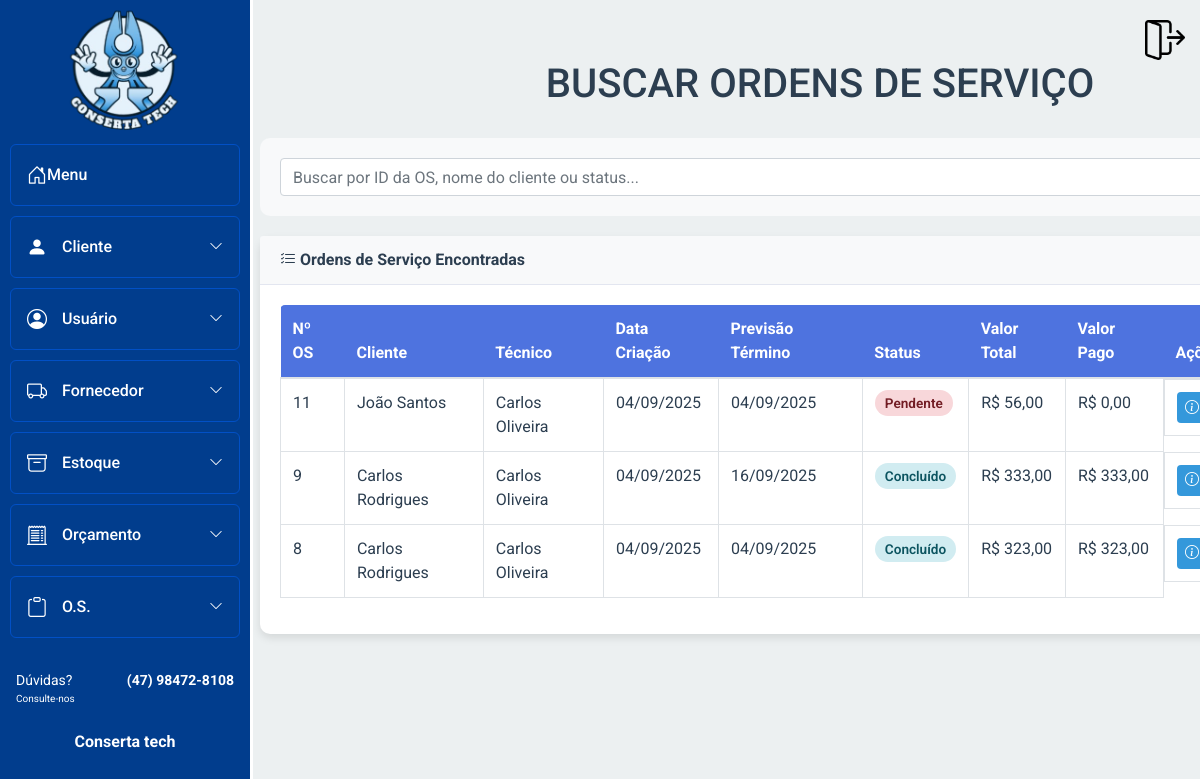
The app's page /Sistema_Conserta_Tech/Ordem_servico/buscar_os.php (signed in) with its own data.
### tables this page shows
CREATE TABLE `ordens_servico` (
  `id` int(11) NOT NULL,
  `id_cliente` int(11) NOT NULL,
  `id_usuario` int(11) NOT NULL,
  `data_termino` date DEFAULT NULL,
  `status` varchar(20) DEFAULT 'aberto',
  `observacoes` text DEFAULT NULL,
  `data_criacao` timestamp NOT NULL DEFAULT current_timestamp()
);

CREATE TABLE `cliente` (
  `id_cliente` int(11) NOT NULL,
  `id_usuario` int(11) NOT NULL,
  `email` varchar(100) DEFAULT NULL,
  `cpf` varchar(18) DEFAULT NULL,
  `nome` varchar(40) DEFAULT NULL,
  `observacao` varchar(255) DEFAULT NULL,
  `data_nasc` date DEFAULT NULL,
  `data_cad` date DEFAULT NULL,
  `sexo` enum('M','F') DEFAULT NULL,
  `cep` varchar(10) DEFAULT NULL,
  `logradouro` varchar(80) DEFAULT NULL,
  `tipo` varchar(20) DEFAULT NULL,
  `complemento` varchar(15) DEFAULT NULL,
  `numero` int(11) DEFAULT NULL,
  `cidade` varchar(30) DEFAULT NULL,
  `telefone` varchar(18) DEFAULT NULL,
  `uf` varchar(2) DEFAULT NULL,
  `bairro` varchar(20) DEFAULT NULL,
  `inativo` tinyint(4) DEFAULT 0
);

CREATE TABLE `usuario` (
  `id_usuario` int(11) NOT NULL,
  `id_perfil` int(11) NOT NULL,
  `nome` varchar(50) NOT NULL,
  `cpf` varchar(15) DEFAULT NULL,
  `username` varchar(30) NOT NULL,
  `email` varchar(100) NOT NULL,
  `senha` varchar(255) NOT NULL,
  `data_cad` date DEFAULT NULL,
  `data_nasc` date DEFAULT NULL,
  `sexo` enum('M','F','O') DEFAULT NULL,
  `cep` varchar(10) DEFAULT NULL,
  `logradouro` varchar(80) DEFAULT NULL,
  `tipo` varchar(20) DEFAULT NULL,
  `complemento` varchar(15) DEFAULT NULL,
  `numero` int(11) DEFAULT NULL,
  `cidade` varchar(30) DEFAULT NULL,
  `uf` varchar(2) DEFAULT NULL,
  `bairro` varchar(20) DEFAULT NULL,
  `telefone` varchar(18) DEFAULT NULL,
  `inativo` tinyint(4) DEFAULT 0,
  `senha_temporaria` tinyint(4) DEFAULT 0
);

### Sistema_Conserta_Tech/Ordem_servico/buscar_os.php (the view, shortened to what this page needs)
<?php
require_once '../Conexao/conexao.php';
$search = isset($_GET['search']) ? trim($_GET['search']) : '';
$ordens_servico = [];
function safe_html($value) {
    return $value !== null ? htmlspecialchars($value) : '';
}
try {
    $sql = "SELECT os.id, os.data_criacao, os.data_termino, os.status,
                   c.nome as cliente_nome, c.id_cliente, c.telefone as cliente_telefone,
                   u.nome as tecnico_nome, u.id_usuario,
                   COALESCE(SUM(s.valor), 0) as valor_total,
                   COALESCE(SUM(p.valor_total), 0) as valor_pago,
                   os.observacoes
            FROM ordens_servico os
            INNER JOIN cliente c ON os.id_cliente = c.id_cliente
            INNER JOIN usuario u ON os.id_usuario = u.id_usuario
            LEFT JOIN equipamentos_os e ON os.id = e.id_os
            LEFT JOIN servicos_os s ON e.id = s.id_equipamento
            LEFT JOIN pagamento p ON os.id = p.id_os";
    $sql .= " GROUP BY os.id ORDER BY os.data_criacao DESC";
    $stmt = $pdo->prepare($sql);
    $stmt->execute();
    $ordens_servico = $stmt->fetchAll();
} catch (PDOException $e) {
    echo "Erro ao buscar OS: " . $e->getMessage();
}
?>
<!DOCTYPE html>
<html lang="pt-BR">
<head>
    <link rel="stylesheet" href="../bootstrap/css/bootstrap.min.css">
    <link rel="stylesheet" href="https://cdn.jsdelivr.net/npm/bootstrap-icons@1.10.3/font/bootstrap-icons.css" />
    <link rel="stylesheet" href="../Menu_lateral/css-home-bar.css" />
    <link rel="stylesheet" href="https://cdn.jsdelivr.net/npm/notyf@3/notyf.min.css">
</head>
<body>
    <div class="container">
        <h1>BUSCAR ORDENS DE SERVIÇO</h1>
        <?php include("../Menu_lateral/menu.php"); ?>
        <div class="search-section">
            <form method="GET" action="">
                <div class="search-container">
                    <input type="text" name="search" class="form-control search-input"
                           placeholder="Buscar por ID da OS, nome do cliente ou status..."
                           value="<?= safe_html($search) ?>">
                </div>
            </form>
        </div>
        <div class="card">
            <div class="card-header">
                <i class="bi bi-list-check"></i> Ordens de Serviço Encontradas
            </div>
            <div class="card-body">
                <div class="table-responsive">
                    <table class="table table-bordered table-hover" width="100%" cellspacing="0">
                        <thead>
                            <tr>
                                <th>Nº OS</th>
                                <th>Cliente</th>
                                <th>Técnico</th>
                                <th>Data Criação</th>
                                <th>Previsão Término</th>
                                <th>Status</th>
                                <th>Valor Total</th>
                                <th>Valor Pago</th>
                                <th>Ações</th>
                            </tr>
                        </thead>
                        <tbody>
                            <?php if (count($ordens_servico) > 0): ?>
                                <?php foreach ($ordens_servico as $os):
                                    $status_class = '';
                                    switch ($os['status']) {
                                        case 'Pendente':
                                            $status_class = 'status-pendente';
                                            break;
                                        case 'Concluído':
                                            $status_class = 'status-concluido';
                                            break;
                                    }
                                ?>
                                <tr>
                                    <td><?= $os['id'] ?></td>
                                    <td><?= safe_html($os['cliente_nome']) ?></td>
                                    <td><?= safe_html($os['tecnico_nome']) ?></td>
                                    <td><?= date('d/m/Y', strtotime($os['data_criacao'])) ?></td>
                                    <td><?= $os['data_termino'] ? date('d/m/Y', strtotime($os['data_termino'])) : 'N/A' ?></td>
                                    <td><span class="status-badge <?= $status_class ?>"><?= $os['status'] ?></span></td>
                                    <td>R$ <?= number_format($os['valor_total'], 2, ',', '.') ?></td>
                                    <td>R$ <?= number_format($os['valor_pago'], 2, ',', '.') ?></td>
                                    <td class="actions">
                                        <button class="btn btn-info btn-sm btn-detalhes" onclick="abrirModalDetalhes(<?= $os['id'] ?>)">
                                            <i class="bi bi-info-circle"></i> Detalhes
                                        </button>
                                    </td>
                                </tr>
                                <?php endforeach; ?>
                            <?php endif; ?>
                        </tbody>
                    </table>
                </div>
            </div>
        </div>
    </div>
</body>
</html>

### Sistema_Conserta_Tech/Menu_lateral/menu.php (shortened to what this page needs)
<div id="menu-container">
  <button class="sair" title="sair da conta">
    <img src="../img/logout.png" alt="Sair">
  </button>
  <nav class="menu-lateral">
    <div class="top-menu">
      <ul>
        <button class="fixar-menu" id="fixar_menu">
          <img src="../img/techinho.png" alt="">
        </button>
        <li class="item-menu">
          <a href="../Principal/main.php" class="menu-link">
            <span class="icon"><i class="bi bi-house-door"></i></span>
            <span class="txt-link">Menu</span>
          </a>
        </li>
        <li class="item-menu">
          <a href="#" id="cliente" class="menu-link">
            <span class="icon"><i class="bi bi-person-fill"></i></span>
            <div class="txt-link-container">
              <span class="txt-link">Cliente</span>
              <i class="bi bi-chevron-down"></i>
            </div>
          </a>
        </li>
        <li class="item-menu">
          <a href="#" id="usuario" class="menu-link">
            <span class="icon"><i class="bi bi-person-circle"></i></span>
            <div class="txt-link-container">
              <span class="txt-link">Usuário</span>
              <i class="bi bi-chevron-down"></i>
            </div>
          </a>
        </li>
        <li class="item-menu">
          <a href="#" id="fornecedor" class="menu-link">
            <span class="icon"><i class="bi bi-truck"></i></span>
            <div class="txt-link-container">
              <span class="txt-link">Fornecedor</span>
              <i class="bi bi-chevron-down"></i>
            </div>
          </a>
        </li>
        <li class="item-menu">
          <a href="#" id="estoque" class="menu-link">
            <span class="icon"><i class="bi bi-archive"></i></span>
            <div class="txt-link-container">
              <span class="txt-link">Estoque</span>
              <i class="bi bi-chevron-down"></i>
            </div>
          </a>
        </li>
        <li class="item-menu">
          <a href="#" id="orcamento" class="menu-link">
            <span class="icon"><i class="bi bi-receipt-cutoff"></i></span>
            <div class="txt-link-container">
              <span class="txt-link">Orçamento</span>
              <i class="bi bi-chevron-down"></i>
            </div>
          </a>
        </li>
        <li class="item-menu">
          <a href="#" id="os" class="menu-link">
            <span class="icon"><i class="bi bi-clipboard"></i></span>
            <div class="txt-link-container">
              <span class="txt-link">O.S.</span>
              <i class="bi bi-chevron-down"></i>
            </div>
          </a>
        </li>
      </ul>
    </div>
    <div class="footer-contato">
      <div class="linha-info">
        <p class="duvidas">Dúvidas?<br><span>Consulte-nos</span></p>
        <p class="telefone">(47) 98472-8108</p>
      </div>
      <p class="empresa">Conserta tech</p>
    </div>
  </nav>
</div>
<link rel="stylesheet" href="css-home-bar.css">

### Sistema_Conserta_Tech/Menu_lateral/css-home-bar.css (style rules this page uses)
* { margin: 0; padding: 0; box-sizing: border-box; font-family: 'Roboto', sans-serif; }
html, body { height: 100%; overflow-x: hidden; }
.menu-lateral { width: 60px; height: 100vh; background-color: #013d8d; padding: 0; box-shadow: 3px 0 0 #fff; position: fixed; top: 0; left: 0; display: flex; flex-direction: column; overflow-y: auto; padding-bottom: 20px; transition: width 0.5s ease-in; scrollbar-width: none; z-index: 1000; }
.top-menu { flex-grow: 1; }
.menu-lateral ul { list-style: none; padding-left: 0; margin: 0; display: flex; flex-direction: column; flex-grow: 1; }
.menu-lateral ul li { margin-bottom: 10px; padding: 0 10px; }
.item-menu { position: relative; display: flex; flex-direction: column; border-radius: 0.375rem; overflow: hidden; margin-bottom: 8px; }
.menu-link { color: #fff; text-decoration: none; font-size: 16px; padding: 15px 16px; display: flex; align-items: center; background-color: #013d8d; border: 1px solid #0250c5; border-radius: 0.375rem; transition: all 0.3s ease; min-width: 0; }
.txt-link-container { display: flex; align-items: center; justify-content: space-between; flex-grow: 1; min-width: 0; margin-left: 15px; }
.txt-link { font-weight: 500; white-space: nowrap; overflow: hidden; text-overflow: ellipsis; flex-grow: 1; min-width: 0; }
.menu-link .bi-chevron-down { font-size: 14px; transition: transform 0.3s ease; margin-left: 10px; flex-shrink: 0; }
.menu-link .icon i { font-size: 20px; width: 24px; text-align: center; flex-shrink: 0; }
.footer-contato { color: #ffffff; font-size: 13px; padding: 10px 16px; margin-top: auto; display: flex; flex-direction: column; align-items: center; text-align: center; }
.footer-contato .linha-info { display: flex; justify-content: space-between; width: 100%; font-weight: bold; font-size: 14px; }
.footer-contato .duvidas { text-align: left; font-weight: normal; }
.footer-contato .duvidas span { font-size: 10px; display: block; }
.footer-contato .telefone { text-align: right; }
.footer-contato .empresa { font-weight: bold; font-size: 16px; margin-top: 8px; }
button.sair { background: transparent; border: none; padding: 0; cursor: pointer; position: fixed; top: 20px; right: 15px; z-index: 999; }
button.sair img { width: 40px; height: 40px; transition: transform 0.2s ease, filter 0.2s ease; }
button.fixar-menu { margin: 0; background-color: #013d8d; transition: width 0.5s ease-in, filter 0.2s ease; border: none; width: 100%; display: flex; justify-content: center; padding: 10px 0; }
button.fixar-menu img { width: 150px; height: auto; cursor: pointer; border: none; transition: transform 0.3s ease; }
.fixar-menu { transition: opacity 0.3s ease; }

### Sistema_Conserta_Tech/Ordem_servico/buscar_os.php (style rules this page uses)
:root { --primary-color: #2c3e50; --secondary-color: #3498db; --background-color: #ecf0f1; --text-color: #2c3e50; --border-color: #bdc3c7; --success-color: #27ae60; --danger-color: #e74c3c; }
* { margin: 0; padding: 0; box-sizing: border-box; font-family: 'Segoe UI', Tahoma, Geneva, Verdana, sans-serif; }
body { background-color: var(--background-color); color: var(--text-color); padding: 20px; }
.container { max-width: 1400px; margin: 20px 20px 20px 220px; padding: 20px; transition: margin-left 0.3s ease; }
h1 { margin-bottom: 30px; color: #2c3e50; text-align: center; }
.search-section { background-color: #f8f9fa; padding: 20px; border-radius: 10px; margin-bottom: 20px; }
.card { box-shadow: 0 4px 8px rgba(0,0,0,0.1); margin-bottom: 20px; border: none; border-radius: 10px; }
.card-header { background-color: #f8f9fa; border-bottom: 1px solid #e3e6f0; font-weight: bold; }
.table-responsive { border-radius: 5px; overflow: hidden; }
.table th { background-color: #4e73df; color: white; border: none; }
.btn-info { background-color: var(--secondary-color); border-color: var(--secondary-color); }
.status-badge { padding: 5px 10px; border-radius: 20px; font-size: 0.85rem; font-weight: 600; }
.status-pendente { background-color: #f8d7da; color: #721c24; }
.status-concluido { background-color: #d1ecf1; color: #0c5460; }
.actions { display: flex; gap: 5px; }
.btn-sm { padding: 0.25rem 0.5rem; font-size: 0.875rem; }
.search-container { display: flex; gap: 10px; }
.search-input { flex: 1; }
.btn-detalhes { background-color: var(--secondary-color); color: white; border: none; padding: 0.25rem 0.5rem; border-radius: 4px; font-size: 0.875rem; transition: background-color 0.2s; }
@media (min-width: 768px) { body { overflow-x: hidden; } }

### records on screen
ordens_servico: id "11", id_cliente.nome "João Santos", id_usuario.nome "Carlos Oliveira", data_criacao "04/09/2025", data_termino "04/09/2025", status "Pendente", valor_total "56,00", valor_pago "0,00"
ordens_servico: id "9", id_cliente.nome "Carlos Rodrigues", id_usuario.nome "Carlos Oliveira", data_criacao "04/09/2025", data_termino "16/09/2025", status "Concluído", valor_total "333,00", valor_pago "333,00"
ordens_servico: id "8", id_cliente.nome "Carlos Rodrigues", id_usuario.nome "Carlos Oliveira", data_criacao "04/09/2025", data_termino "04/09/2025", status "Concluído", valor_total "323,00", valor_pago "323,00"
